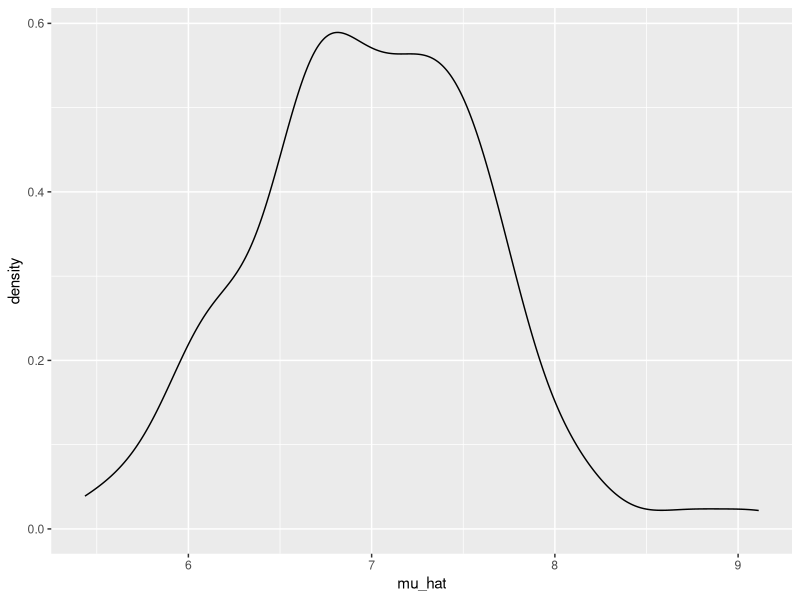
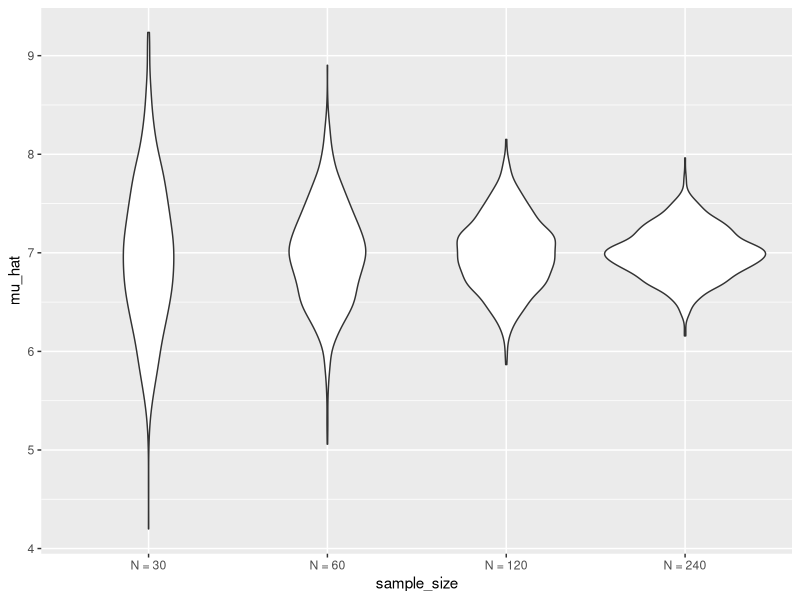
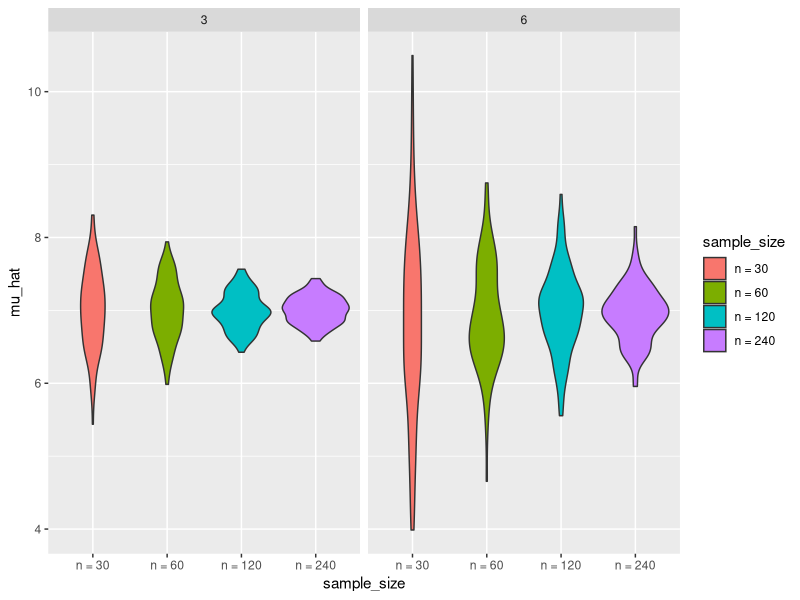

The R source for these figures, in order:
## ---- chunk 1
knitr::opts_chunk$set(message = FALSE, warning = FALSE)

library(tidyverse)
## ---- chunk 2
sim_mean_sd = function(n_obs, mu = 7, sigma = 4) {
  
    x = rnorm(n = n_obs, mean = mu, sd = sigma)
  
  tibble(
      mu_hat = mean(x),
      sigma_hat = sd(x))
}
## ---- chunk 3
sim_mean_sd(n_obs = 30)
## ---- chunk 4
output = vector("list", length = 100)
for (i in 1:100) {
  output[[i]] = sim_mean_sd(n_obs = 30)
}

# make the results look like a tibble:
bind_rows(output)
## ---- chunk 5
sim_results = 
  # I want to create a dataframe that has expanded rows that do the following:
  expand_grid(   # expand_grid is like tibble...
    sample_size = 30,  # I want a column for sample_size
    iteration = 1:100) %>%   # Another column for iteration, and the rows go from 1 to 100
  # Then create a new column that calculate mean and sd using the function we created.
  mutate(
    estimate_measures = map(sample_size, sim_mean_sd)) %>% 
  unnest(estimate_measures)
## ---- chunk 6
sim_results %>% 
  ggplot(aes(x = mu_hat)) + 
  geom_density()

# Uhmmmm... It kinda look like a "normal" distribution. If we increase the sample size or the number of repetition, it will look more symmetric.
## ---- chunk 7
sim_results_2 = 
  expand_grid(   
    sample_size = c(30, 60, 120, 240), 
    iteration = 1:1000) %>%   
  mutate(
    estimate_measures = map(sample_size, sim_mean_sd)) %>% 
  unnest(estimate_measures)
## ---- chunk 8
sim_results_2 %>% 
# To create a violin plot, the x-axis cannot be a number, it has to be a factor.
  mutate(
    sample_size = str_c("N = ", sample_size), # I am changing how each observation looks like: Before is 30, now is N = 30, etc. Now they become character instead of numeric.
    sample_size = fct_inorder(sample_size)) %>% # fct_inorder is kinda like SAS order = data
  ggplot(aes(x = sample_size, y = mu_hat)) + 
  geom_violin()

# By looking at the plot, I can tell that the mean is at around 7. As the sample size increases, the distribution becomes narrower, meaning standard error becomes smaller.
## ---- chunk 9
sim_results_3 = 
  expand_grid(   
    sample_size = c(30, 60, 120, 240), 
    true_sigma = c(3, 6),
    iteration = 1:100) %>%   
  mutate(
    estimate_measures = 
  # Use "map2" because I am mapping two arguments.
  # If I don't explicitly tell R .x is sample size and .y is true sigma, R will think the second argument in the map refers to the second argument in the function, which in this case is the mean.
    # sigma is the third argument in the function.
      map2(.x = sample_size, .y = true_sigma, ~sim_mean_sd(n_obs = .x, sigma = .y))) %>%  # ~ tells R that .x and .y go into this function.
  unnest(estimate_measures)
## ---- chunk 10
sim_results_3 %>% 
  mutate(
    sample_size = str_c("n = ", sample_size),
    sample_size = fct_inorder(sample_size)) %>% 
  ggplot(aes(x = sample_size, y = mu_hat, fill = sample_size)) + 
  geom_violin() + 
  facet_grid(. ~ true_sigma)
